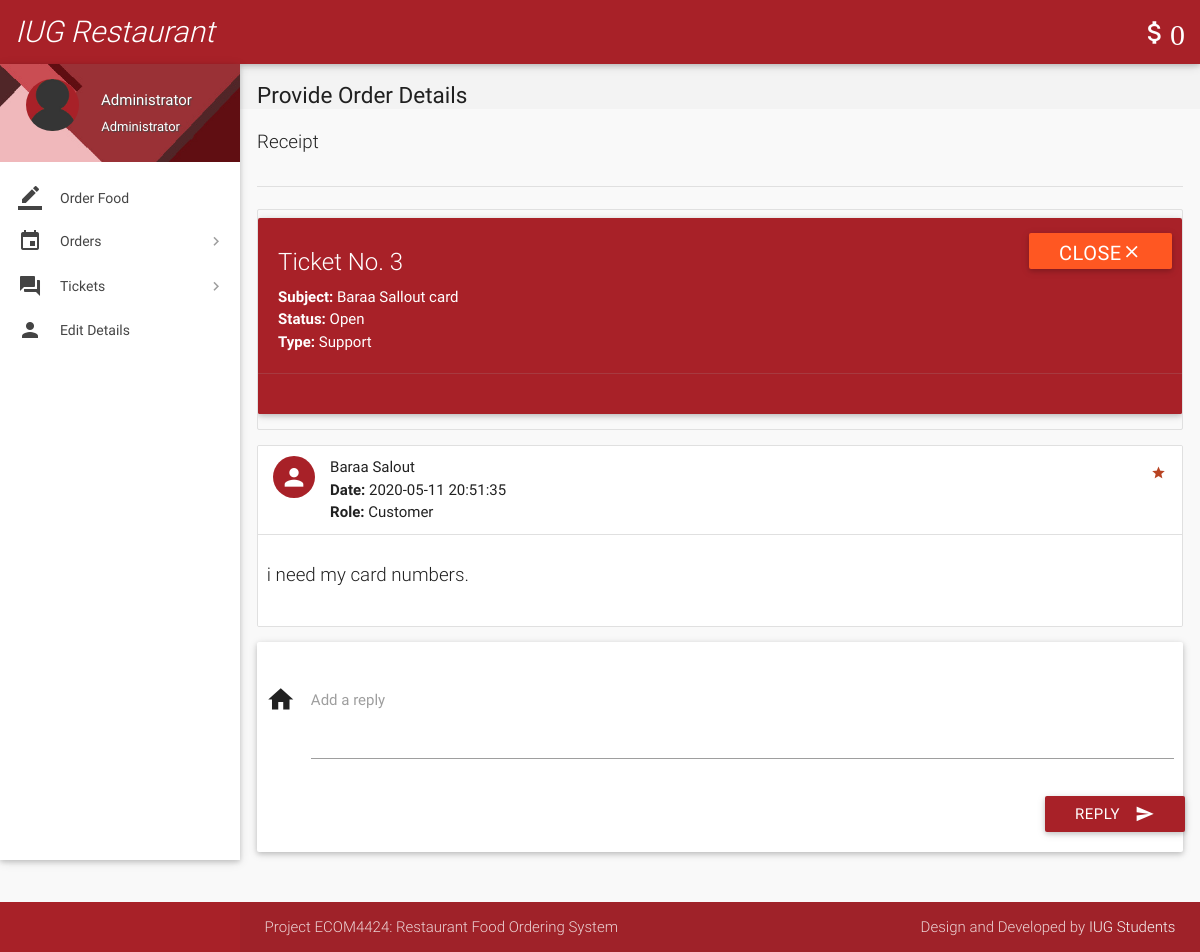
Screenshot of /view-ticket-admin.php?id=3 (signed in) with the database file from the repository.
### tables this page shows
CREATE TABLE `wallet_details` (
  `id` int(11) NOT NULL,
  `wallet_id` int(11) NOT NULL,
  `number` varchar(16) NOT NULL,
  `cvv` int(3) NOT NULL,
  `balance` int(11) NOT NULL DEFAULT 2000
);

CREATE TABLE `tickets` (
  `id` int(11) NOT NULL,
  `poster_id` int(11) NOT NULL,
  `subject` varchar(100) NOT NULL,
  `description` varchar(3000) NOT NULL,
  `status` varchar(8) NOT NULL DEFAULT 'Open',
  `type` varchar(30) NOT NULL DEFAULT 'Others',
  `date` datetime NOT NULL DEFAULT current_timestamp(),
  `deleted` tinyint(4) NOT NULL DEFAULT 0
);

CREATE TABLE `ticket_details` (
  `id` int(11) NOT NULL,
  `ticket_id` int(11) NOT NULL,
  `user_id` int(11) NOT NULL,
  `description` varchar(1000) NOT NULL,
  `date` datetime NOT NULL DEFAULT current_timestamp()
);

CREATE TABLE `users` (
  `id` int(11) NOT NULL,
  `role` varchar(15) NOT NULL DEFAULT 'Customer',
  `name` varchar(15) NOT NULL,
  `username` varchar(10) NOT NULL,
  `password` varchar(16) NOT NULL,
  `email` varchar(35) DEFAULT NULL,
  `address` varchar(300) DEFAULT NULL,
  `contact` bigint(11) NOT NULL,
  `verified` tinyint(1) NOT NULL DEFAULT 0,
  `deleted` tinyint(4) NOT NULL DEFAULT 0
);

### includes/wallet.php (called while the page is built)
<?php
$user_id=$_SESSION['user_id'];
$sql = mysqli_query($con, "SELECT * FROM wallet where customer_id = $user_id");
while($row1 = mysqli_fetch_array($sql)){
$wallet_id = $row1['id'];
}
$sql = mysqli_query($con, "SELECT * FROM wallet_details where wallet_id = $wallet_id");
while($row1 = mysqli_fetch_array($sql)){
$balance = $row1['balance'];
}
?>

### includes/connect.php (called while the page is built, shortened)
<?php
$name = $_SESSION['name'];
$role = $_SESSION['role'];
?>

### view-ticket-admin.php (the view, shortened to what this page needs)
<?php
include 'includes/connect.php';
include 'includes/wallet.php';
$continue=0;
if($_SESSION['admin_sid']==session_id())
{
		$ticket_id = $_GET['id'];
		$sql1 = "SELECT * FROM tickets WHERE id = $ticket_id;";
		if(mysqli_num_rows(mysqli_query($con,$sql1))>0){
			$row  = $con->query($sql1)->fetch_assoc();
			$type = $row['type'];
			$subject = $row['subject'];
			$status = $row['status'];
			$continue=1;
		}
		else
			$continue = 0;
}
if($continue){
?>
<!DOCTYPE html>
<html lang="en">
<head>
  <link href="css/materialize.min.css" type="text/css" rel="stylesheet" media="screen,projection">
  <link href="css/style.min.css" type="text/css" rel="stylesheet" media="screen,projection">
  <link href="css/custom/custom.min.css" type="text/css" rel="stylesheet" media="screen,projection">
  <link href="js/plugins/perfect-scrollbar/perfect-scrollbar.css" type="text/css" rel="stylesheet" media="screen,projection">
</head>
<body>
  <header id="header" class="page-topbar">
        <div class="navbar-fixed">
            <nav class="navbar-color">
                <div class="nav-wrapper">
                    <ul class="left">
                      <li><a href="#" class="waves-effect waves-block waves-light"> <i  class="light" ><?php echo "IUG Restaurant" ;?></i></a>
                          </li>
                    </ul>
                    <ul class="right hide-on-med-and-down">
                        <li><a href="#" class="waves-effect waves-block waves-light"><i class="mdi-editor-attach-money"><?php echo $balance;?></i></a>
                        </li>
                    </ul>
                </div>
            </nav>
        </div>
  </header>
  <div id="main">
    <div class="wrapper">
      <aside id="left-sidebar-nav">
        <ul id="slide-out" class="side-nav fixed leftside-navigation">
            <li class="user-details cyan darken-2">
            <div class="row">
                <div class="col col s4 m4 l4">
                    <img src="images/avatar.jpg" alt="" class="circle responsive-img valign profile-image">
                </div>
                <div class="col col s8 m8 l8">
                    <a class="btn-flat dropdown-button waves-effect waves-light white-text profile-btn" href="#" data-activates="profile-dropdown"><?php echo $name;?> <i class="mdi-navigation-arrow-drop-down right"></i></a>
                    <p class="user-roal"><?php echo $role;?></p>
                </div>
            </div>
            </li>
            <li class="bold"><a href="index.php" class="waves-effect waves-cyan"><i class="mdi-editor-border-color"></i> Order Food</a>
            </li>
                <li class="no-padding">
                    <ul class="collapsible collapsible-accordion">
                        <li class="bold"><a class="collapsible-header waves-effect waves-cyan"><i class="mdi-editor-insert-invitation"></i> Orders</a>
                        </li>
                    </ul>
                </li>
                 <li class="no-padding">
                    <ul class="collapsible collapsible-accordion">
                        <li class="bold"><a class="collapsible-header waves-effect waves-cyan"><i class="mdi-action-question-answer"></i> Tickets</a>
                        </li>
                    </ul>
                </li>
            <li class="bold"><a href="details.php" class="waves-effect waves-cyan"><i class="mdi-social-person"></i> Edit Details</a>
            </li>
        </ul>
        </aside>
      <section id="content">
        <div id="breadcrumbs-wrapper">
          <div class="container">
            <div class="row">
              <div class="col s12 m12 l12">
                <h5 class="breadcrumbs-title">Provide Order Details</h5>
              </div>
            </div>
          </div>
        </div>
        <div class="container">
          <p class="caption">Receipt</p>
          <div class="divider"></div>
<div class="section">
                                <?php
								echo '<ul id="task-card" class="collection with-header">
									<div id="card-alert" class="card cyan">
										<div class="card-content white-text">
										<span class="card-title white-text darken-1">Ticket No. '.$ticket_id.'</span>
										<p><strong>Subject: </strong>'.$subject.'</p>
										<p><strong>Status: </strong>'.$status.'</p>
										<p><strong>Type: </strong>'.$type.'</p>
										</div>
										<div class="card-action cyan">
										<form method="post" action="routers/ticket-status.php">
										<input type="hidden" name="ticket_id" value="'.$ticket_id.'">
										<input type="hidden" name="status" value="'.($status != 'Closed' ? 'Closed' : 'Open').'">
										<button class="waves-effect waves-light deep-orange btn white-text" type="submit" name="action">'
										.($status != 'Closed' ? 'Close<i class="mdi-navigation-close"></i>' : 'Reopen<i class="mdi-navigation-check"></i>').'
										</button>
										</form>
										</div>
									</div>
                                </ul>';
								echo '<ul id="issues-collection" class="collection">';
								$sql1 = mysqli_query($con, "SELECT * from ticket_details WHERE ticket_id = $ticket_id;");
								while($row1 = mysqli_fetch_array($sql1)){
									$sql2 = "SELECT * FROM users WHERE id = ".$row1['user_id'].";";
									if(mysqli_num_rows(mysqli_query($con,$sql2))>0){
										$row2  = $con->query($sql2)->fetch_assoc();
										$name = $row2['name'];
										$role1 = $row2['role'];
									}
								  echo '
								  <li class="collection-item avatar">
									  <i class="'.($role1=='Administrator' ? 'mdi-action-star-rate' : 'mdi-social-person').' cyan circle"></i>
									  <span class="collection-header"> '.$name.'</span>
									  <p><strong>Date:</strong> '.$row1['date'].'</p>
									  <p><strong>Role:</strong> '.$role1.'</p>
									  <a href="#" class="secondary-content">
									  <i class="mdi-action-grade"></i></a>
								  </li>
								  <li class="collection-item">
									  <div class="row">
									  <p class="caption">'.$row1['description'].'</p>
									  </div>
									  </li>';
								}
							  echo '</ul>';
							  if($status != 'Closed'){
							  echo '
							  <div class="card-panel">
                  <div class="row">
                    <form class="formValidate" id="formValidate" method="post" action="routers/ticket-message.php" novalidate="novalidate" class="col s12">
                      <div class="row">
					  <input type="hidden" name="role" value="'.$role.'">
					  <input type="hidden" name="ticket_id" value="'.$ticket_id.'">
                        <div class="input-field col s12">
                          <i class="mdi-action-home prefix"></i>
                          <textarea name="message" id="message" class="materialize-textarea validate" data-error=".errorTxt1"></textarea>
                          <label for="message" class="">Add a reply</label>
						  <div class="errorTxt1"></div>
                        </div>
                        <div class="row">
                          <div class="input-field col s12">
                            <button class="btn cyan waves-effect waves-light right" type="submit" name="action">Reply
                              <i class="mdi-content-send right"></i>
                            </button>
                          </div>
                        </div>
                      </div>
                    </form>
                  </div>
                </div>';
							  }
								?>
          </div>
              </div>
            </div>
        </div>
  <footer class="page-footer">
    <div class="footer-copyright">
      <div class="container">
        <span>Project ECOM4424: Restaurant Food Ordering System  </span>
        <span class="right"> Design and Developed by <a class="grey-text text-lighten-4" href="#">IUG Students</a></span>
        </div>
    </div>
  </footer>
</body>
</html>
<?php
	}
?>

### rows the page displays
wallet_details: balance "0"
tickets: subject "Baraa Sallout card", status "Open", type "Support"
ticket_details: user.name "Baraa Salout", date "2020-05-11 20:51:35", user.role "Customer", description "i need my card numbers."

### other values shown
$name "Administrator"
$role "Administrator"
$ticket_id "3"
